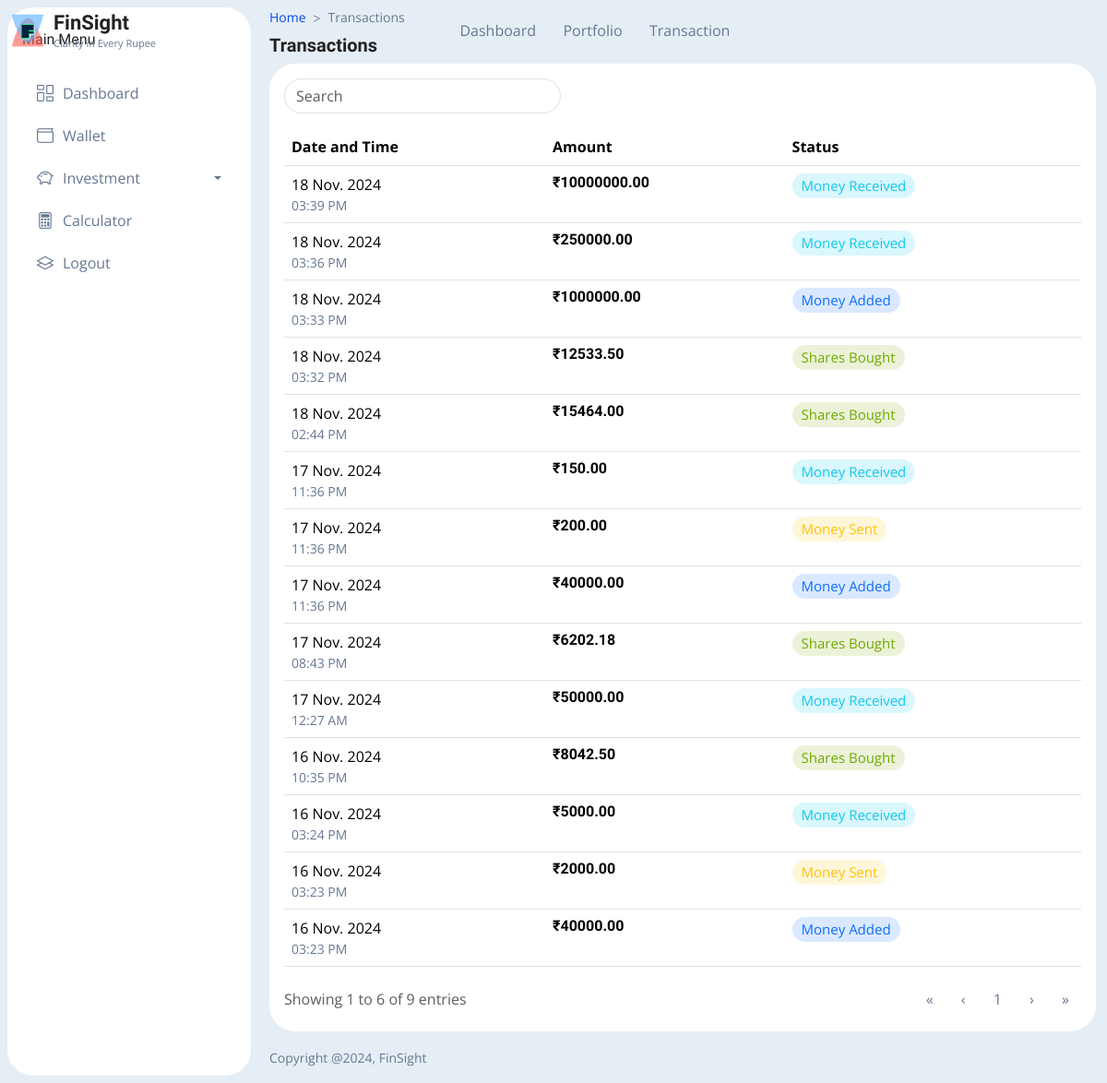
The app's page /dashboard/transaction/, older data.
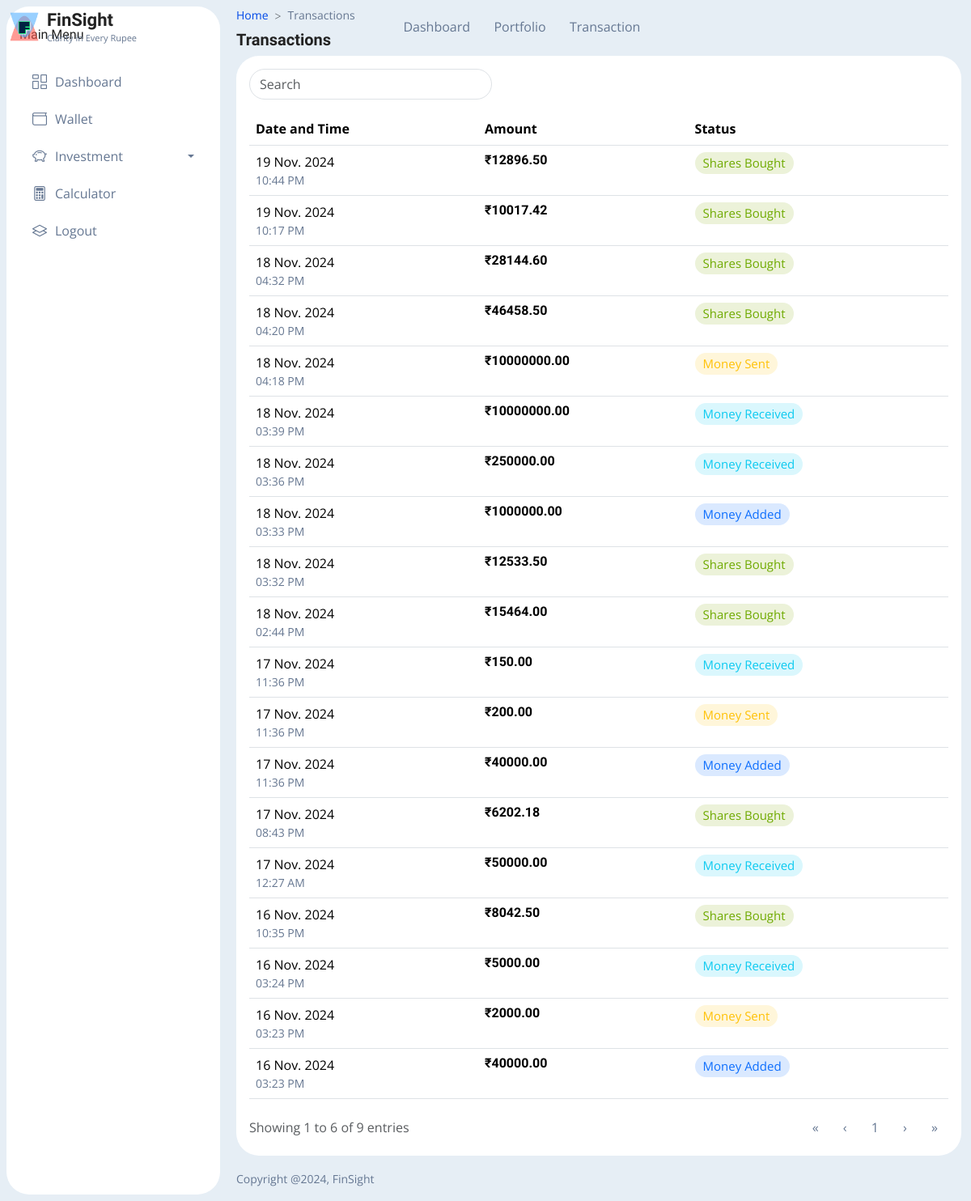
The same page, newer data.
### dashboard/models.py (models this page shows, shortened)
class Transaction(models.Model):
    TRANSACTION_TYPE_CHOICES = [
        ('send', 'Send Money'),
        ('receive', 'Receive Money'),
        ('add', 'Add Money'),
        ('buy_stock', 'Buy Stock'),  # New type for stock purchases
    ]
    user = models.ForeignKey(User, on_delete=models.SET_NULL, related_name='transactions', null = True, blank = True)
    transaction_type = models.CharField(max_length=10, choices=TRANSACTION_TYPE_CHOICES)
    amount = models.DecimalField(max_digits=10, decimal_places=2)
    date = models.DateTimeField(auto_now_add=True)

### dashboard/views.py (the view)
# urls.py: path('dashboard/transaction/', transaction, name='transaction'),
def transaction(request):
    transactions = Transaction.objects.all().order_by('-date')  # Sort by date descending
    return render(request, 'transaction.html',{
        'transactions' : transactions
    })

### dashboard/templates/transaction.html (shortened to what the changed rows need)
{% load static %}
<!doctype html>
<html lang="en">
<head>
    <link rel="stylesheet" href="{% static 'css/style.css' %}">
</head>
<body
    class="main-bg main-bg-opac main-bg-blur adminuiux-sidebar-fill-white adminuiux-sidebar-boxed theme-blue roundedui"
    data-theme="theme-blue" data-sidebarfill="adminuiux-sidebar-fill-white" data-bs-spy="scroll"
    data-bs-target="#list-example" data-bs-smooth-scroll="true" tabindex="0">
    {% include 'header.html' %}
    <div class="adminuiux-wrap">
        <main class="adminuiux-content has-sidebar" onclick="contentClick()">
            <div class="container" id="main-content">
                <div class="card adminuiux-card mt-4 mb-0">
                    <div class="card-body">
                        <table id="dataTable" class="table w-100 nowrap">
                            <thead>
                                <tr>
                                    <th class="all">Date and Time</th>
                                    <th data-breakpoints="xs sm">Amount</th>
                                    <th data-breakpoints="xs sm">Status</th>
                                </tr>
                            </thead>
                            <tbody>
                                {% for transaction in transactions %}
                                <tr>
                                    <td>
                                        <p class="mb-0">{{ transaction.date|date:"d M. Y" }}</p>
                                        <p class="text-secondary small">{{ transaction.date|date:"h:i A" }}</p>
                                    </td>
                                    <td>
                                        <h6>₹{{ transaction.amount }}</h6>
                                    </td>
                                    <td>
                                        {% if transaction.transaction_type == 'buy_stock' %}
                                        <span class="badge badge-light rounded-pill text-bg-success">Shares
                                            Bought</span>
                                        {% elif transaction.transaction_type == 'add' %}
                                        <span class="badge badge-light rounded-pill text-bg-primary">Money Added</span>
                                        {% elif transaction.transaction_type == 'send' %}
                                        <span class="badge badge-light rounded-pill text-bg-warning">Money Sent</span>
                                        {% elif transaction.transaction_type == 'receive' %}
                                        <span class="badge badge-light rounded-pill text-bg-info">Money Received</span>
                                        {% endif %}
                                    </td>
                                </tr>
                                {% endfor %}
                            </tbody>
                        </table>
                    </div>
                </div>
            </div>
        </main>
    </div>
</body>
</html>

Row changes from the older to the newer data that the page shows:
added Transaction: transaction_type "Shares Bought"
added Transaction: transaction_type "Shares Bought"
added Transaction: transaction_type "Shares Bought"
added Transaction: transaction_type "Shares Bought"
added Transaction: transaction_type "Money Sent"
